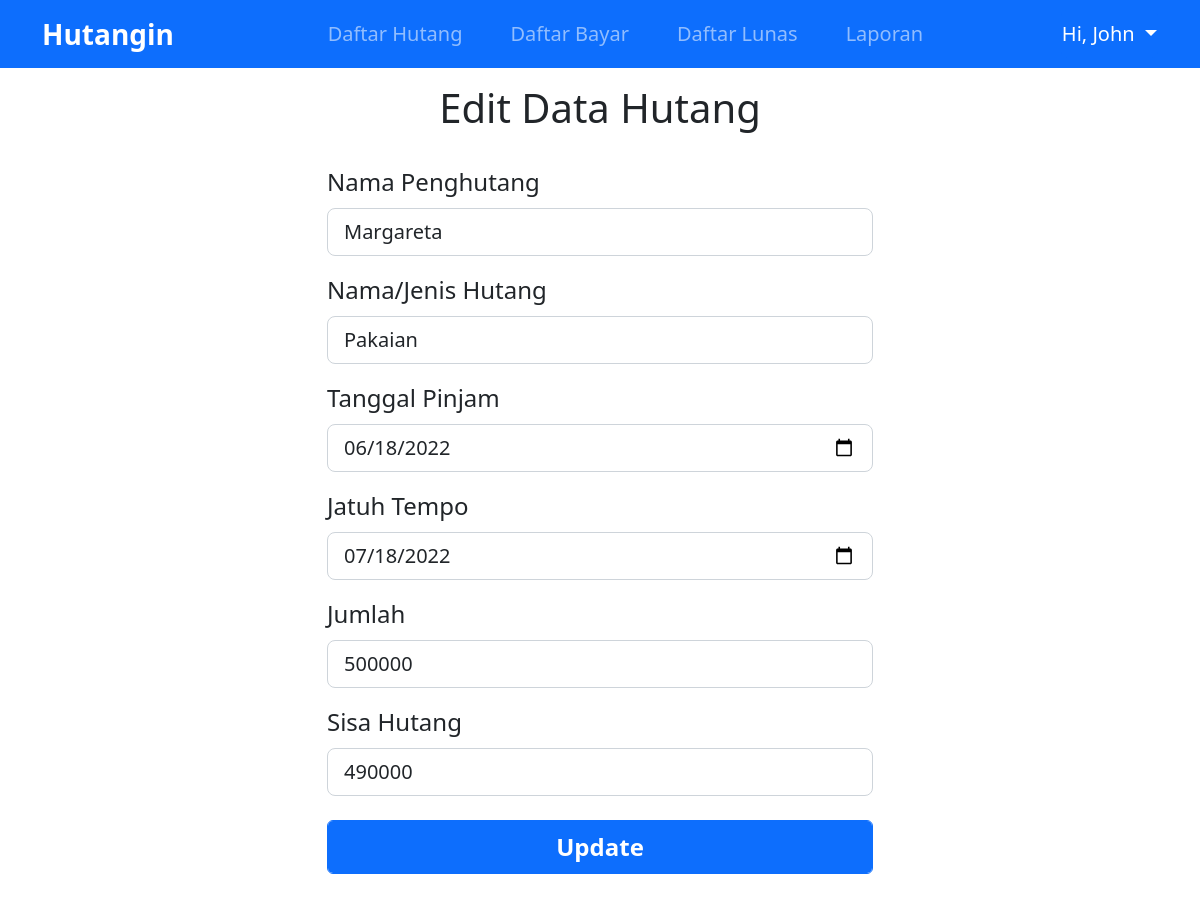
/ui/edit-hutang.php?id=4 (signed in), run on the app's committed database.
### tables this page shows
CREATE TABLE `user` (
  `id` int(11) NOT NULL,
  `nama` varchar(30) NOT NULL,
  `email` varchar(50) NOT NULL,
  `password` varchar(50) NOT NULL,
  `verified` int(11) NOT NULL
);

CREATE TABLE `hutang` (
  `id` int(11) NOT NULL,
  `id_user` int(11) NOT NULL,
  `nama_penghutang` varchar(30) NOT NULL,
  `nama_hutang` varchar(30) NOT NULL,
  `tanggal_pinjam` date NOT NULL,
  `jatuh_tempo` date NOT NULL,
  `jumlah` int(11) NOT NULL,
  `sisa_hutang` int(11) NOT NULL
);

### utils/user-session.php (called while the page is built, shortened)
<?php
    include 'config.php';
    $email = $_SESSION['user'];
    $sql = "SELECT * FROM user WHERE email='$email'";
    $result = mysqli_query($conn, $sql);
    $user = mysqli_fetch_assoc($result);
?>

### ui/edit-hutang.php (the view, shortened to what this page needs)
<?php
    include '../utils/user-session.php';
    $getID = $_GET['id'];
?>
<!DOCTYPE html>
<html lang="en">
<head>
    <link rel="stylesheet" href="../libraries/bootstrap/css/bootstrap.css">
</head>
<body>
    <nav class="navbar navbar-expand-lg navbar-dark bg-primary">
        <div class="container">
            <a class="navbar-brand fs-3 fw-bold" href="../index.php">Hutangin</a>
            <div class="collapse navbar-collapse" id="navbarNav">
                <ul class="navbar-nav fs-5 mx-auto">
                    <li class="nav-item mx-lg-3">
                        <a class="nav-link" href="../index.php">Daftar Hutang</a>
                    </li>
                    <li class="nav-item mx-lg-3">
                        <a class="nav-link" href="riwayat-bayar.php">Daftar Bayar</a>
                    </li>
                    <li class="nav-item mx-lg-3">
                        <a class="nav-link" href="daftar-lunas.php">Daftar Lunas</a>
                    </li>
                    <li class="nav-item mx-lg-3">
                        <a class="nav-link" href="laporan.php">Laporan</a>
                    </li>
                </ul>
                <div class="btn-group">
                    <button type="button" class="btn btn-primary dropdown-toggle fs-5 p-0 py-2" data-bs-toggle="dropdown"
                        aria-expanded="false">
                        Hi, <?php echo $user['nama']?>
                    </button>
                </div>
            </div>
        </div>
    </nav>
    <section class="section-content container">
        <h1 class="text-center mt-3 mb-3">Edit Data Hutang</h1>
        <div class="row justify-content-center">
            <div class="col-lg-6 fs-4">
                <?php
                $resHutang = mysqli_query($conn, "SELECT * FROM hutang WHERE id='$getID'");
                $data = mysqli_fetch_array($resHutang)
                ?>
                <form action="" method="post">
                    <div class="my-3">
                        <label for="penghutang" class="form-label">Nama Penghutang</label>
                        <input type="text" class="form-control form-control-lg" id="penghutang" name="penghutang"
                            placeholder="John Doe" maxlength="30" required
                            value="<?php echo $data['nama_penghutang']?>">
                    </div>
                    <div class="my-3">
                        <label for="namaHutang" class="form-label">Nama/Jenis Hutang</label>
                        <input type="text" class="form-control form-control-lg" id="namaHutang" name="namaHutang"
                            placeholder="Konsumsi" maxlength="30" required
                            value="<?php echo $data['nama_hutang']?>">
                    </div>
                    <div class="my-3">
                        <label for="tanggalPinjam" class="form-label">Tanggal Pinjam</label>
                        <input type="date" class="form-control form-control-lg" id="tanggalPinjam" name="tanggalPinjam"
                        value="<?php echo $data['tanggal_pinjam']?>">
                    </div>
                    <div class="my-3">
                        <label for="jatuhTempo" class="form-label">Jatuh Tempo</label>
                        <input type="date" class="form-control form-control-lg" id="jatuhTempo" name="jatuhTempo"
                            required
                            value="<?php echo $data['jatuh_tempo']?>">
                    </div>
                    <div class="my-3">
                        <label for="jumlah" class="form-label">Jumlah</label>
                        <input type="number" class="form-control form-control-lg" id="jumlah" name="jumlah" step="1000"
                            required
                            value="<?php echo $data['jumlah']?>" min="10000">
                    </div>
                    <div class="my-3">
                        <label for="sisaHutang" class="form-label">Sisa Hutang</label>
                        <input type="number" class="form-control form-control-lg" id="sisaHutang" name="sisaHutang" step="1000"
                            required
                            value="<?php echo $data['sisa_hutang']?>" min="1000" max="<?php echo $data['sisa_hutang']?>">
                    </div>
                    <div class="my-4">
                        <button type="submit" class="form-control form-control-lg btn btn-primary fw-bold fs-4"
                            id="btn-login" name="submit">Update</button>
                    </div>
                </form>
            </div>
        </div>
    </section>
</body>
</html>

### data on the page
user: nama "John"
hutang: penghutang "Margareta", namaHutang "Pakaian", tanggalPinjam "06/18/2022", jatuhTempo "07/18/2022", jumlah "500000", sisaHutang "490000"
